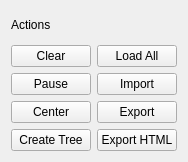
<?xml version="1.0" encoding="UTF-8"?>
<ui version="4.0">
 <class>Form</class>
 <widget class="QFrame" name="Form">
  <property name="geometry">
   <rect>
    <x>0</x>
    <y>0</y>
    <width>186</width>
    <height>162</height>
   </rect>
  </property>
  <property name="windowTitle">
   <string>Form</string>
  </property>
  <layout class="QGridLayout" name="gridLayout">
   <item row="2" column="1">
    <widget class="QPushButton" name="bt_import">
     <property name="text">
      <string>Import</string>
     </property>
    </widget>
   </item>
   <item row="1" column="1">
    <widget class="QPushButton" name="bt_load">
     <property name="text">
      <string>Load All</string>
     </property>
    </widget>
   </item>
   <item row="3" column="0">
    <widget class="QPushButton" name="bt_center">
     <property name="text">
      <string>Center</string>
     </property>
    </widget>
   </item>
   <item row="0" column="0">
    <widget class="QLabel" name="titleLabel">
     <property name="text">
      <string>Actions</string>
     </property>
    </widget>
   </item>
   <item row="3" column="1">
    <widget class="QPushButton" name="bt_export">
     <property name="text">
      <string>Export</string>
     </property>
    </widget>
   </item>
   <item row="2" column="0">
    <widget class="QPushButton" name="bt_start_stop">
     <property name="text">
      <string>Pause</string>
     </property>
    </widget>
   </item>
   <item row="1" column="0">
    <widget class="QPushButton" name="bt_clear">
     <property name="text">
      <string>Clear</string>
     </property>
    </widget>
   </item>
   <item row="4" column="0">
    <widget class="QPushButton" name="bt_tree">
     <property name="text">
      <string>Create Tree</string>
     </property>
    </widget>
   </item>
   <item row="4" column="1">
    <widget class="QPushButton" name="bt_export_html">
     <property name="text">
      <string>Export HTML</string>
     </property>
    </widget>
   </item>
  </layout>
 </widget>
 <resources/>
 <connections/>
</ui>
